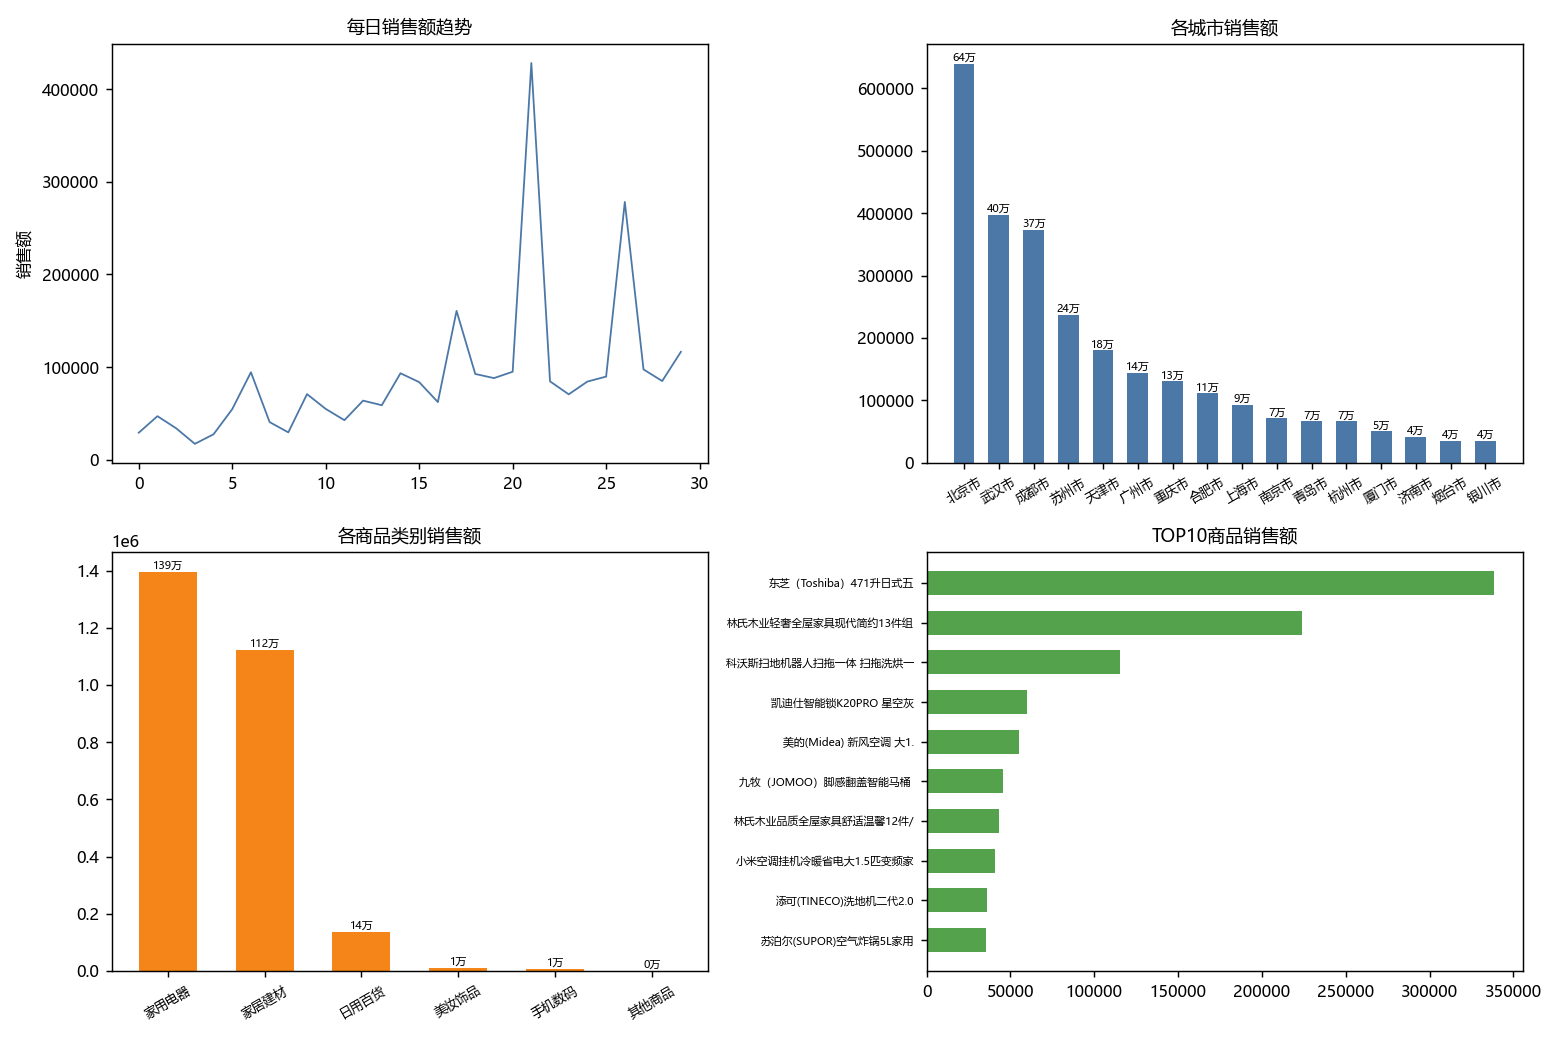

This figure's Python source:
"""第2章 PowerBI案例-快速搭建销售看板 -> Python
原素材: 5、PowerBI基本操作/零售订单表.xlsx (6644行: 订单号/订单时间/实际支付/城市/数量/商品名称/商品类别)
内涵: 销售看板多维度展示销售——按日期趋势、按城市、按商品类别、TOP商品, 快速掌握经营全貌。
"""
from pathlib import Path
import pandas as pd
import matplotlib.pyplot as plt

plt.rcParams['font.sans-serif'] = ['Microsoft YaHei']
plt.rcParams['axes.unicode_minus'] = False
plt.rcParams['font.size'] = 9

ROOT = Path(__file__).resolve().parent.parent
F = ROOT / "CDA 教材资料2025" / "1《CDA 一级认证教材：商业数据分析》" / "第2章 数据分析方法" / "5、PowerBI基本操作" / "零售订单表.xlsx"
df = pd.read_excel(F)
df["订单时间"] = pd.to_datetime(df["订单时间"])
df["日期"] = df["订单时间"].dt.date
daily = df.groupby("日期")["实际支付"].sum()
city = df.groupby("城市")["实际支付"].sum().sort_values(ascending=False)
cat = df.groupby("商品类别")["实际支付"].sum().sort_values(ascending=False)
top = df.groupby("商品名称")["实际支付"].sum().sort_values(ascending=False).head(10)
print(f"总订单{len(df)} 总销售额{df['实际支付'].sum():.0f} 城市{df['城市'].nunique()} 类别{df['商品类别'].nunique()}")

fig, axes = plt.subplots(2, 2, figsize=(12, 8))
axes[0, 0].plot(range(len(daily)), daily.values, color="#4C78A8", lw=1)
axes[0, 0].set_title("每日销售额趋势", fontsize=10); axes[0, 0].set_ylabel("销售额")
axes[0, 1].bar(city.index, city.values, width=0.6, color="#4C78A8")
axes[0, 1].set_title("各城市销售额", fontsize=10); axes[0, 1].tick_params(axis='x', rotation=30, labelsize=7)
for i, v in enumerate(city.values):
    axes[0, 1].text(i, v, f"{v/1e4:.0f}万", ha='center', va='bottom', fontsize=6)
axes[1, 0].bar(cat.index, cat.values, width=0.6, color="#F58518")
axes[1, 0].set_title("各商品类别销售额", fontsize=10); axes[1, 0].tick_params(axis='x', rotation=30, labelsize=7)
for i, v in enumerate(cat.values):
    axes[1, 0].text(i, v, f"{v/1e4:.0f}万", ha='center', va='bottom', fontsize=6)
axes[1, 1].barh(range(len(top)), top.values, height=0.6, color="#54A24B")
axes[1, 1].set_yticks(range(len(top))); axes[1, 1].set_yticklabels([s[:18] for s in top.index], fontsize=6)
axes[1, 1].invert_yaxis(); axes[1, 1].set_title("TOP10商品销售额", fontsize=10)
plt.tight_layout()
out = Path(__file__).resolve().parent / "第02章_销售看板.png"
plt.savefig(out, dpi=130)
print(f"图已保存: {out.name}")
